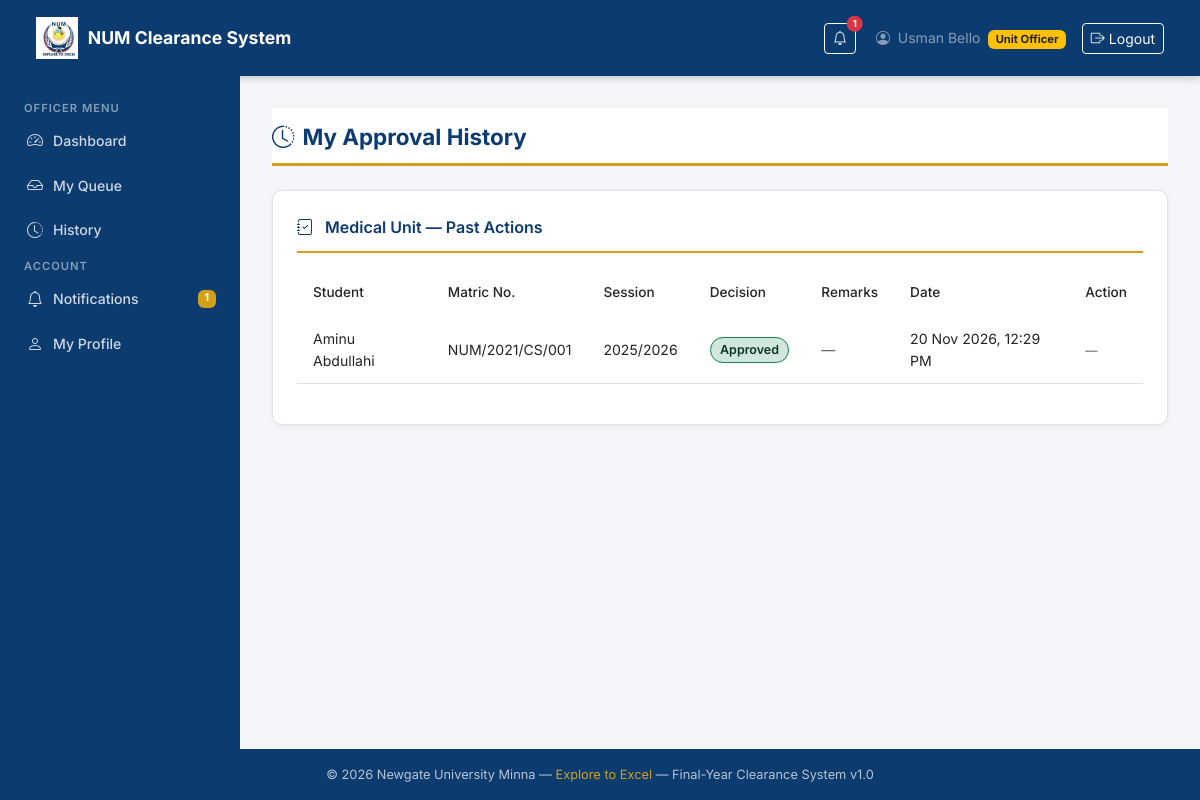
Before: /clearance/officer/history/ (signed in) with the older database file.
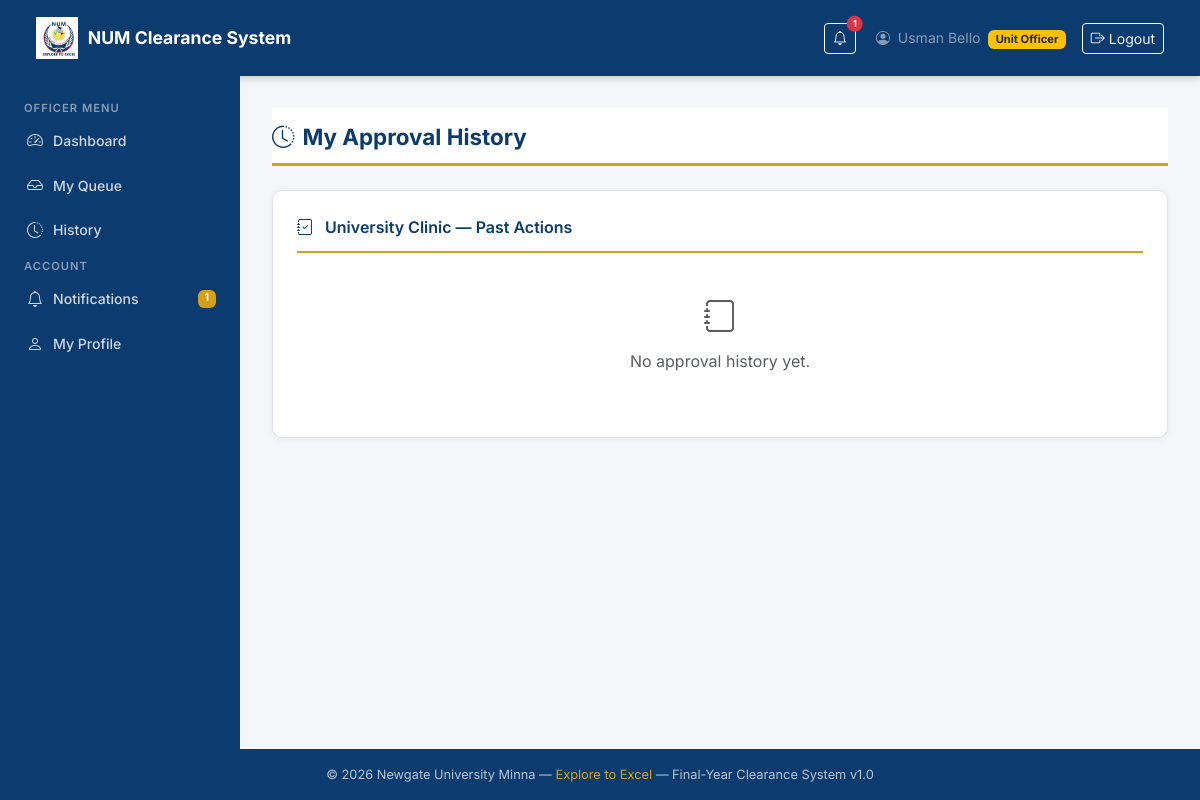
After: the same page with the newer database file.
### clearance/models.py (models this page shows, shortened)
class Unit(models.Model):
    name        = models.CharField(max_length=100)
    order       = models.PositiveIntegerField(unique=True)  # defines the approval sequence
    officer     = models.ForeignKey(
                    settings.AUTH_USER_MODEL,
                    on_delete=models.SET_NULL,
                    null=True, blank=True,
                    related_name='assigned_unit',
                    limit_choices_to={'role': 'unit_officer'}
                  )
    is_active   = models.BooleanField(default=True)
    created_at  = models.DateTimeField(auto_now_add=True)
    class Meta:
        ordering = ['order']

class Approval(models.Model):
    STATUS_CHOICES = [
        ('pending',  'Pending'),
        ('approved', 'Approved'),
        ('conditional',  'Conditional'),
        ('declined', 'Declined'),
    ]
    request     = models.ForeignKey(
                    ClearanceRequest,
                    on_delete=models.CASCADE,
                    related_name='approvals'
                  )
    unit        = models.ForeignKey(
                    Unit,
                    on_delete=models.CASCADE,
                    related_name='approvals'
                  )
    officer     = models.ForeignKey(
                    settings.AUTH_USER_MODEL,
                    on_delete=models.SET_NULL,
                    null=True, blank=True,
                    related_name='approval_actions'
                  )
    status      = models.CharField(max_length=15, choices=STATUS_CHOICES, default='pending')
    remarks     = models.TextField(blank=True, null=True)
    actioned_at = models.DateTimeField(null=True, blank=True)
    class Meta:
        unique_together = ('request', 'unit')
        ordering = ['unit__order']

class ClearanceRequest(models.Model):
    STATUS_CHOICES = [
        ('pending',  'Pending'),
        ('cleared',  'Cleared'),
        ('declined', 'Declined'),
    ]
    student             = models.ForeignKey(
                            settings.AUTH_USER_MODEL,
                            on_delete=models.CASCADE,
                            related_name='clearance_requests',
                            limit_choices_to={'role': 'student'}
                          )
    session_year        = models.CharField(max_length=20)   # e.g. 2024/2025
    status              = models.CharField(max_length=10, choices=STATUS_CHOICES, default='pending')
    bursary_confirmed   = models.BooleanField(default=False)
    bursary_confirmed_by = models.ForeignKey(
                            settings.AUTH_USER_MODEL,
                            on_delete=models.SET_NULL,
                            null=True, blank=True,
                            related_name='bursary_confirmations',
                            limit_choices_to={'role': 'bursary'}
                          )
    bursary_confirmed_at = models.DateTimeField(null=True, blank=True)
    current_unit        = models.ForeignKey(
                            Unit,
                            on_delete=models.SET_NULL,
                            null=True, blank=True,
                            related_name='current_requests'
                          )
    submitted_at        = models.DateTimeField(auto_now_add=True)
    completed_at        = models.DateTimeField(null=True, blank=True)
    class Meta:
        unique_together = ('student', 'session_year')
        ordering = ['-submitted_at']

### accounts/models.py (models this page shows, shortened)
class CustomUser(AbstractUser):
    ROLE_CHOICES = [
        ('student',      'Student'),
        ('bursary',      'Bursary Officer'),
        ('unit_officer', 'Unit Officer'),
        ('admin',        'Administrator'),
    ]
    role            = models.CharField(max_length=20, choices=ROLE_CHOICES, default='student')
    matric_number   = models.CharField(max_length=20, blank=True, null=True, unique=True)
    department      = models.CharField(max_length=100, blank=True, null=True)
    phone           = models.CharField(max_length=15, blank=True, null=True)
    is_verified     = models.BooleanField(default=False)
    @property
    def is_student(self):
        return self.role == 'student'
    @property
    def is_bursary(self):
        return self.role == 'bursary'
    @property
    def is_unit_officer(self):
        return self.role == 'unit_officer'

### clearance/views.py (the view)
@login_required
@role_required('unit_officer')
def officer_history(request):
    try:
        unit = Unit.objects.get(officer=request.user, is_active=True)
    except Unit.DoesNotExist:
        unit = None
    approvals = Approval.objects.filter(
        officer=request.user,
        status__in=['approved', 'declined']
    ).select_related(
        'request__student', 'unit'
    ).order_by('-actioned_at')
    return render(request, 'clearance/officer_history.html', {
        'unit':      unit,
        'approvals': approvals,
    })

### clearance/templatetags/clearance_tags.py (called while the page is built)
@register.simple_tag
def unread_count(user):
    if not user or not user.is_authenticated:
        return 0
    return Notification.objects.filter(
        user=user,
        is_read=False
    ).count()

### clearance/views.py (called while the page is built)
def role_required(*roles):
    from functools import wraps
    def decorator(view_func):
        @wraps(view_func)
        def _wrapped(request, *args, **kwargs):
            if not request.user.is_authenticated:
                return redirect('login')
            if request.user.role not in roles:
                messages.error(request, 'Access denied.')
                return redirect('dashboard')
            return view_func(request, *args, **kwargs)
        return _wrapped
    return decorator

### templates/clearance/officer_history.html (shortened to what this page needs)
{% extends 'base.html' %}
{% block content %}
<div class="page-header">
  <h1><i class="bi bi-clock-history me-2"></i>My Approval History</h1>
</div>
<div class="num-card">
  <div class="card-title">
    <i class="bi bi-journal-check me-2"></i>
    {% if unit %}{{ unit.name }} — {% endif %}Past Actions
  </div>
  {% if approvals %}
    <div class="table-responsive">
      <table class="table num-table">
        <thead>
          <tr>
            <th>Student</th>
            <th>Matric No.</th>
            <th>Session</th>
            <th>Decision</th>
            <th>Remarks</th>
            <th>Date</th>
            <th>Action</th>
          </tr>
        </thead>
        <tbody>
        {% for approval in approvals %}
          <tr>
            <td>
              {{ approval.request.student.get_full_name }}
            </td>
            <td>
              {{ approval.request.student.matric_number }}
            </td>
            <td>{{ approval.request.session_year }}</td>
            <td>
              <span class="status-badge badge-{{ approval.status }}">
                {{ approval.status|capfirst }}
              </span>
            </td>
            <td class="small text-muted">
              {{ approval.remarks|default:"—" }}
            </td>
            <td>
              {{ approval.actioned_at|date:"d M Y, g:i A" }}
            </td>
            <td>
              {% if approval.status == 'declined' %}
                <a href="{% url 'clearance:officer_reverse' approval.pk %}"
                  class="btn btn-warning btn-sm">
                  <i class="bi bi-arrow-counterclockwise me-1"></i>
                  Reverse
                </a>
              {% else %}
                <span class="text-muted small">—</span>
              {% endif %}
            </td>
          </tr>
        {% endfor %}
      </tbody>
      </table>
    </div>
  {% else %}
    <div class="text-center py-4 text-muted">
      <i class="bi bi-journal fs-2"></i>
      <p class="mt-2">No approval history yet.</p>
    </div>
  {% endif %}
</div>
{% endblock %}

Changed rows visible on the page:
removed Unit: name "Medical Unit"
removed Approval: request.student.get_full_name "Aminu Abdullahi", request.student.matric_number "NUM/2021/CS/001", request.session_year "2025/2026", status "Approved", remarks "—", actioned_at "20 Nov 2026, 12:29 PM"
added Unit: name "University Clinic"
Other visible differences:
text no longer shown: "Student Matric No. Session Decision Remarks Date Action"
text now shown: "No approval history yet."
